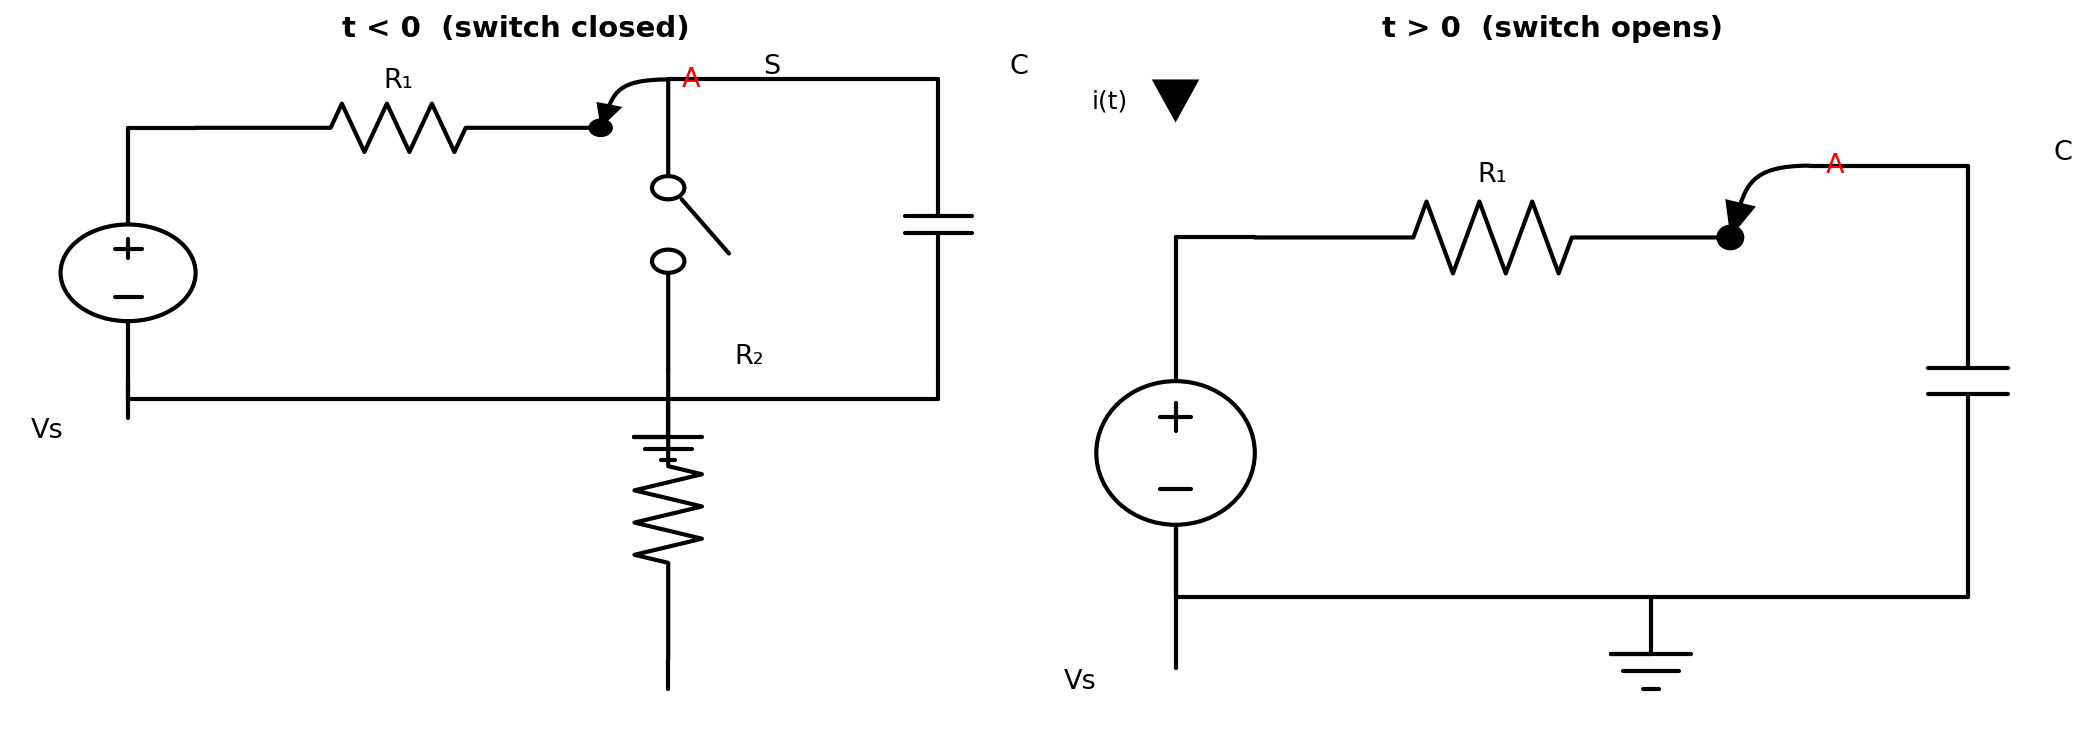

Recreate this plot in Python.
"""
Q4-V1: RC Circuit with Switch Opening
Pre-switch (t<0): Vs → R1 → Node A, R2 and C in parallel to ground.
Post-switch (t>0): Switch opens, R2 disconnected. Vs → R1 → C.
Shows both circuit states side by side.
"""
import matplotlib
matplotlib.use('Agg')
import matplotlib.pyplot as plt
import schemdraw
import schemdraw.elements as elm

fig, (ax1, ax2) = plt.subplots(1, 2, figsize=(14, 5))

# Pre-switch circuit (t < 0)
ax1.set_title('t < 0  (switch closed)', fontsize=14, fontweight='bold')
with schemdraw.Drawing(canvas=ax1) as d:
    d.config(unit=3, fontsize=13, font='sans-serif')

    source = d.add(elm.SourceV().up().label('Vs', loc='left', ofst=(0, 0.6)))
    d += elm.Line().right().length(0.5).at(source.end)
    d += elm.Resistor().right().label('R₁')

    nodeA = d.add(elm.Dot())
    d.add(elm.Annotate().at(nodeA.center).delta(0.5, 0.5).label('A', color='red', fontsize=13))

    # R2 branch (with closed switch)
    d.push()
    d += elm.Switch().down().label('S', loc='right', ofst=(0, 0.6))
    d += elm.Resistor().down().label('R₂', loc='right', ofst=(0, 0.6))
    d += elm.Line().down().length(0.3)
    d.pop()

    # C branch in parallel
    d += elm.Line().right().length(2)
    d += elm.Capacitor().down().label('C', loc='right', ofst=(0, 0.6))
    d += elm.Line().down().length(0.3)

    d += elm.Line().left().length(2)
    d += elm.Ground()
    d += elm.Line().left().tox(source.start)
    d += elm.Line().up().toy(source.start)

ax1.axis('off')

# Post-switch circuit (t > 0)
ax2.set_title('t > 0  (switch opens)', fontsize=14, fontweight='bold')
with schemdraw.Drawing(canvas=ax2) as d:
    d.config(unit=3, fontsize=13, font='sans-serif')

    source = d.add(elm.SourceV().up().label('Vs', loc='left', ofst=(0, 0.6)))
    d += elm.Line().right().length(0.5).at(source.end)
    d += elm.Resistor().right().label('R₁')

    nodeA = d.add(elm.Dot())
    d.add(elm.Annotate().at(nodeA.center).delta(0.5, 0.5).label('A', color='red', fontsize=13))

    # Capacitor (R2 disconnected)
    d += elm.Line().right().length(1)
    d += elm.Capacitor().down().label('C', loc='right', ofst=(0, 0.6))

    d.add(elm.CurrentLabelInline(direction='in').at(source.end).label('i(t)', fontsize=12))

    d += elm.Line().left().length(2)
    d += elm.Ground()
    d += elm.Line().left().tox(source.start)
    d += elm.Line().up().toy(source.start)

ax2.axis('off')

plt.tight_layout()
plt.savefig('q4_v1_rc_switch.svg', format='svg', bbox_inches='tight')
plt.savefig('q4_v1_rc_switch.png', format='png', dpi=150, bbox_inches='tight')
plt.close()
